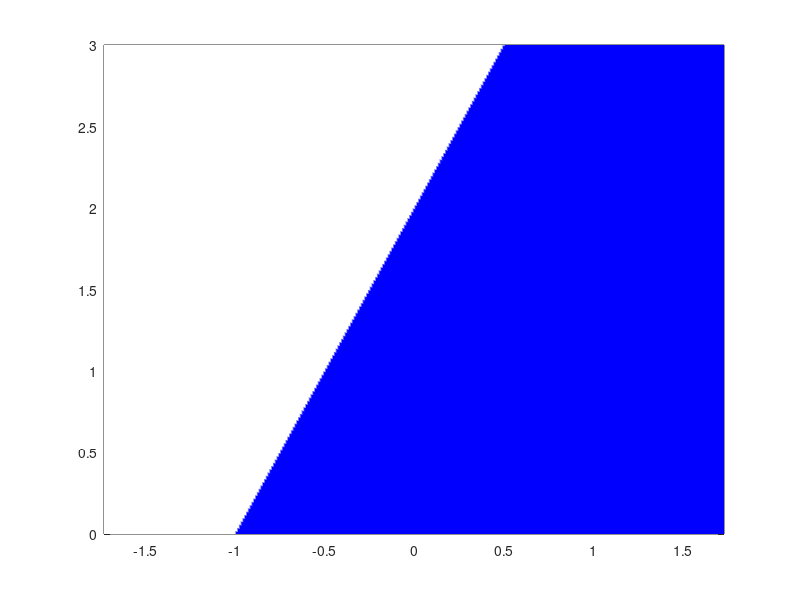

This figure's MATLAB source:
clear; close all; clc;

h = 0.01;
[x,y] = meshgrid(-sqrt(3):h:sqrt(3),0:h:3);

% Inserire le disequazioni qui in and &
idx = double(-2*x+y-2<=0) ; 
figure(1)

% xlabel('x'), ylabel('y')
pcolor(x, y, idx)
shading interp 
cmap = [255 255 255;0 0 255]/255;
colormap(cmap)